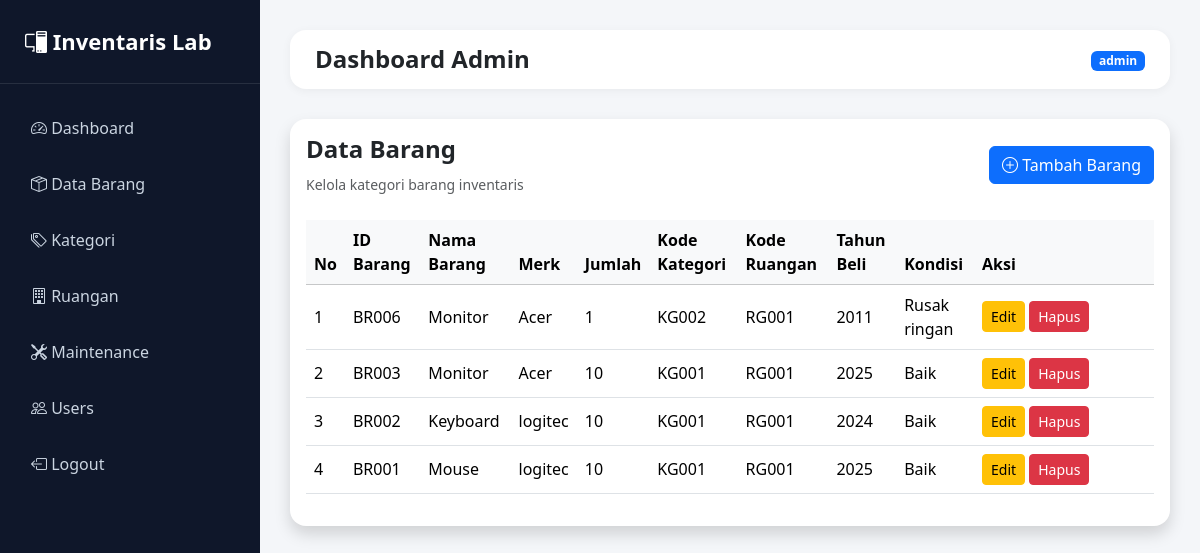
Screenshot of /barang/index.php (signed in) with the database file from the repository.
### tables this page shows
CREATE TABLE `data_barang` (
  `id_barang` varchar(5) NOT NULL,
  `id_kategori` varchar(5) NOT NULL,
  `id_ruangan` varchar(5) NOT NULL,
  `nama_barang` varchar(100) NOT NULL,
  `merk` varchar(50) NOT NULL,
  `jumlah` int(5) NOT NULL,
  `tahun_beli` int(4) NOT NULL,
  `kondisi` varchar(50) NOT NULL
);

### barang/index.php (the view)
<?php
include '../template/header.php';
include '../config/koneksi.php';
$data = mysqli_query(
    $conn,
    "SELECT * FROM data_barang
    ORDER BY id_barang DESC"
);
?>
<?php include '../template/sidebar.php'; ?>
<div class="content">
    <?php include '../template/navbar.php'; ?>
    <div class="card border-0 shadow rounded-4">
        <div class="card-body">
            <div class="d-flex justify-content-between align-items-center mb-4">
                    <div>
                <h4 class="fw-bold">
                    Data Barang
                </h4>
                <small class="text-muted">
                    Kelola kategori barang inventaris
                    </small>
                    </div>
                <a href="tambah.php"
                   class="btn btn-primary">
                    <i class="bi bi-plus-circle"></i>
                    Tambah Barang
                </a>
            </div>
            <div class="table-responsive">
                <table class="table table-hover align-middle">
                    <thead class="table-light">
                        <tr>
                            <th>No</th>
                            <th>ID Barang</th>
                            <th>Nama Barang</th>
                            <th>Merk</th>
                            <th>Jumlah</th>
                            <th>Kode Kategori</th>
                            <th>Kode Ruangan</th>
                            <th>Tahun Beli</th>
                            <th>Kondisi</th>
                            <th width="180">
                                Aksi
                            </th>
                        </tr>
                    </thead>
                    <tbody>
                    <?php
                    $no = 1;
                    while($row =
                    mysqli_fetch_assoc($data)):
                    ?>
                    <tr>
                        <td><?= $no++ ?></td>
                        <td>
                            <?= $row['id_barang'] ?>
                        </td>
                        <td>
                            <?= $row['nama_barang'] ?>
                        </td>
                        <td>
                            <?= $row['merk'] ?>
                        </td>
                        <td>
                            <?= $row['jumlah'] ?>
                        </td>
                        <td>
                            <?= $row['id_kategori'] ?>
                        </td>
                        <td>
                            <?= $row['id_ruangan'] ?>
                        </td>
                        <td>
                            <?= $row['tahun_beli'] ?>
                        </td>
                        <td>
                            <?= ucfirst($row['kondisi']) ?>
                        </td>
                        <td>
                            <a href="edit.php?id=<?= $row['id_barang'] ?>"
                               class="btn btn-warning btn-sm">
                                Edit
                            </a>
                            <a href="hapus.php?id=<?= $row['id_barang'] ?>"
                               class="btn btn-danger btn-sm"
                               onclick="return confirm('Yakin ingin menghapus data?')">
                                Hapus
                            </a>
                        </td>
                    </tr>
                    <?php endwhile; ?>
                    </tbody>
                </table>
            </div>
        </div>
    </div>
</div>
<?php include '../template/footer.php'; ?>

### template/header.php (shortened to what this page needs)
<!DOCTYPE html>
<html lang="id">
<head>
    <link href="https://cdn.jsdelivr.net/npm/bootstrap@5.3.3/dist/css/bootstrap.min.css" rel="stylesheet">
    <link rel="stylesheet" href="https://cdn.jsdelivr.net/npm/bootstrap-icons@1.11.3/font/bootstrap-icons.css">
</head>
<body>

### template/sidebar.php
<div class="sidebar">
    <div class="sidebar-brand">
        <i class="bi bi-pc-display"></i>
        Inventaris Lab
    </div>
    <div class="sidebar-menu">
        <a href="../admin/dashboard.php">
            <i class="bi bi-speedometer2"></i>
            Dashboard
        </a>
        <a href="../barang/index.php">
            <i class="bi bi-box-seam"></i>
            Data Barang
        </a>
        <a href="../kategori/index.php">
            <i class="bi bi-tags"></i>
            Kategori
        </a>
        <a href="../ruangan/index.php">
            <i class="bi bi-building"></i>
            Ruangan
        </a>
        <a href="../maintenance/index.php">
            <i class="bi bi-tools"></i>
            Maintenance
        </a>
        <a href="../users/index.php">
            <i class="bi bi-people"></i>
            Users
        </a>
        <a href="../auth/logout.php">
            <i class="bi bi-box-arrow-left"></i>
            Logout
        </a>
    </div>
</div>

### template/navbar.php (shortened to what this page needs)
<div class="topbar d-flex justify-content-between align-items-center">
    <div>
        <h4 class="mb-0 fw-bold">
            Dashboard Admin
        </h4>
    </div>
    <div>
        <span class="badge bg-primary">
            <?= $_SESSION['role']; ?>
        </span>
    </div>
</div>

### template/footer.php (shortened to what this page needs)
</body>
</html>

### template/header.php (style rules this page uses)
body { background: #f4f6f9; }
.sidebar { width: 260px; height: 100vh; background: #0f172a; position: fixed; color: white; }
.sidebar-brand { padding: 25px; font-size: 22px; font-weight: bold; border-bottom: 1px solid rgba(255,255,255,.1); }
.sidebar-menu { padding: 20px 15px; }
.sidebar-menu a { display: block; color: #cbd5e1; text-decoration: none; padding: 12px 16px; border-radius: 12px; margin-bottom: 8px; transition: .3s; }
.content { margin-left: 260px; padding: 30px; }
.topbar { background: white; border-radius: 16px; padding: 15px 25px; box-shadow: 0 2px 10px rgba(0,0,0,.05); margin-bottom: 30px; }

### rows the page displays
data_barang: id_barang "BR006", nama_barang "Monitor", merk "Acer", jumlah "1", id_kategori "KG002", id_ruangan "RG001", tahun_beli "2011", kondisi "Rusak ringan"
data_barang: id_barang "BR003", nama_barang "Monitor", merk "Acer", jumlah "10", id_kategori "KG001", id_ruangan "RG001", tahun_beli "2025", kondisi "Baik"
data_barang: id_barang "BR002", nama_barang "Keyboard", merk "logitec", jumlah "10", id_kategori "KG001", id_ruangan "RG001", tahun_beli "2024", kondisi "Baik"
data_barang: id_barang "BR001", nama_barang "Mouse", merk "logitec", jumlah "10", id_kategori "KG001", id_ruangan "RG001", tahun_beli "2025", kondisi "Baik"

### other values shown
$_SESSION['role'] "admin"
